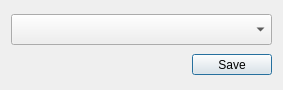
<?xml version="1.0" encoding="UTF-8"?>
<ui version="4.0">
 <class>GetIPDialog</class>
 <widget class="QDialog" name="GetIPDialog">
  <property name="windowModality">
   <enum>Qt::ApplicationModal</enum>
  </property>
  <property name="geometry">
   <rect>
    <x>0</x>
    <y>0</y>
    <width>282</width>
    <height>90</height>
   </rect>
  </property>
  <property name="windowTitle">
   <string>Select IP</string>
  </property>
  <layout class="QGridLayout" name="gridLayout">
   <item row="0" column="0">
    <widget class="QComboBox" name="local_ips">
     <property name="sizePolicy">
      <sizepolicy hsizetype="Preferred" vsizetype="Preferred">
       <horstretch>0</horstretch>
       <verstretch>0</verstretch>
      </sizepolicy>
     </property>
     <property name="minimumSize">
      <size>
       <width>261</width>
       <height>31</height>
      </size>
     </property>
     <property name="maximumSize">
      <size>
       <width>261</width>
       <height>31</height>
      </size>
     </property>
    </widget>
   </item>
   <item row="1" column="0">
    <widget class="QDialogButtonBox" name="buttonBox">
     <property name="sizePolicy">
      <sizepolicy hsizetype="Expanding" vsizetype="Preferred">
       <horstretch>0</horstretch>
       <verstretch>0</verstretch>
      </sizepolicy>
     </property>
     <property name="minimumSize">
      <size>
       <width>261</width>
       <height>21</height>
      </size>
     </property>
     <property name="maximumSize">
      <size>
       <width>261</width>
       <height>21</height>
      </size>
     </property>
     <property name="orientation">
      <enum>Qt::Horizontal</enum>
     </property>
     <property name="standardButtons">
      <set>QDialogButtonBox::Save</set>
     </property>
    </widget>
   </item>
  </layout>
 </widget>
 <resources/>
 <connections>
  <connection>
   <sender>buttonBox</sender>
   <signal>accepted()</signal>
   <receiver>GetIPDialog</receiver>
   <slot>accept()</slot>
   <hints>
    <hint type="sourcelabel">
     <x>248</x>
     <y>254</y>
    </hint>
    <hint type="destinationlabel">
     <x>157</x>
     <y>274</y>
    </hint>
   </hints>
  </connection>
  <connection>
   <sender>buttonBox</sender>
   <signal>rejected()</signal>
   <receiver>GetIPDialog</receiver>
   <slot>reject()</slot>
   <hints>
    <hint type="sourcelabel">
     <x>316</x>
     <y>260</y>
    </hint>
    <hint type="destinationlabel">
     <x>286</x>
     <y>274</y>
    </hint>
   </hints>
  </connection>
 </connections>
</ui>
